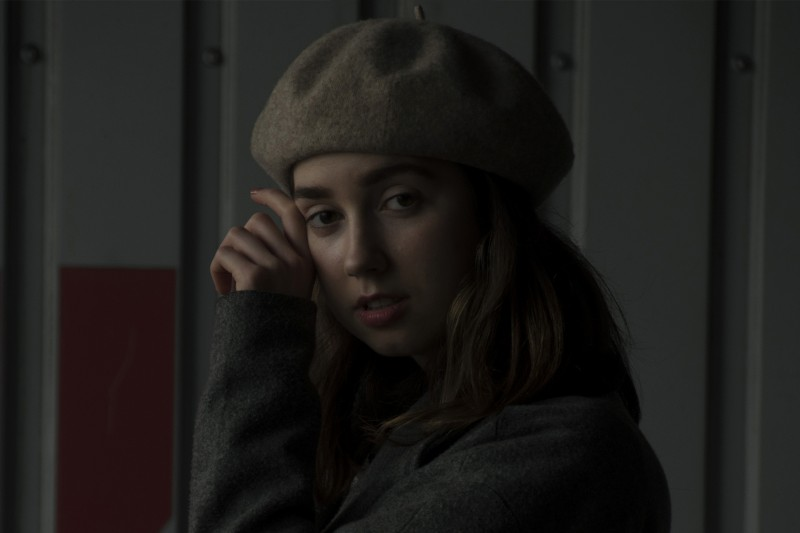
%> input picture clase09_aplicacion/imagen1(1).jpg, 800 x 533 px
$ octave histograma.m   (GNU Octave 9; MATLAB toolbox functions it lacks are replaced by stand-ins)
%> lines starting %> are read from the running program, lines starting %| are printed output that depends on the picture
clear all
close all
clc

img = imread("imagen1(1).jpg");
%> img is the input picture: size 533x800x3 uint8; mean R, G, B 30.7, 29.1, 27.1

%% histograma de cada canal
figure(1);
subplot(3,1,1);
imhist(img(:,:,1)); % canal r
subplot(3,1,2);
imhist(img(:,:,2)); % canal g
subplot(3,1,3);
imhist(img(:,:,3)); % canal b
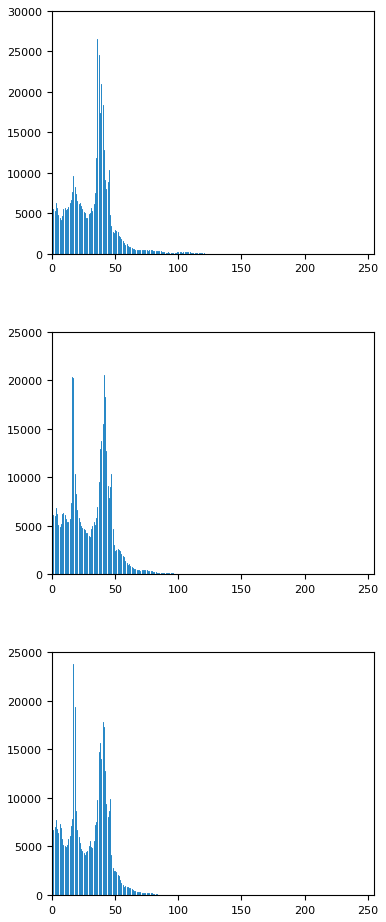
%> figure redrawn from the program's plot data, 3 panels; panel 1: highest point at x = 36, y = 26512; panel 2: highest point at x = 41, y = 20512; panel 3: highest point at x = 17, y = 23846

%% histograma ver imagen en escala de grises
img_gris = rgb2gray(img);
figure(2);
imhist(img_gris);
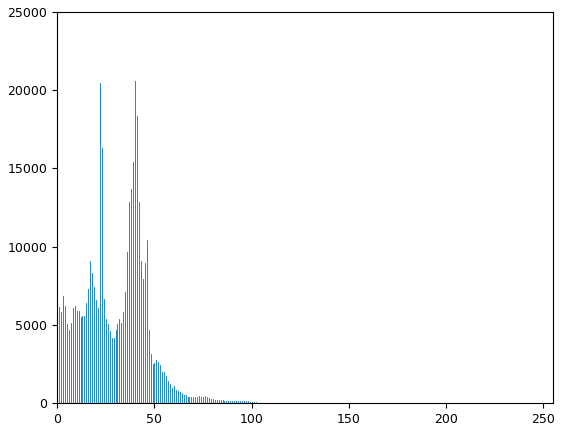
%> figure redrawn from the program's plot data; highest point at x = 40, y = 20599

$ run again, with clase09_aplicacion/rx_4(2).jpg copied over clase09_aplicacion/imagen1(1).jpg
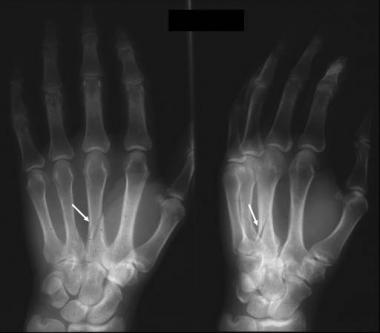
%> input picture clase09_aplicacion/rx_4(2).jpg, 380 x 333 px
%> img is the input picture: size 333x380x3 uint8; min 0, max 255, mean 54.1
%> `imhist(img(:,:,3));`:
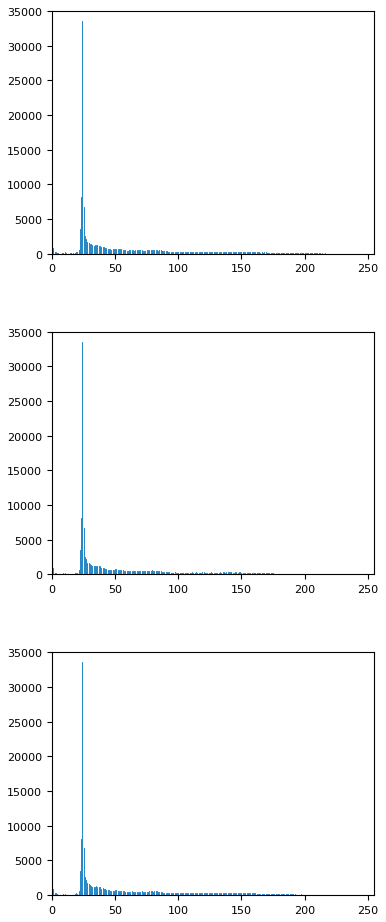
%> figure redrawn from the program's plot data, 3 panels; panel 1: highest point at x = 24, y = 33536
%> `imhist(img_gris);`:
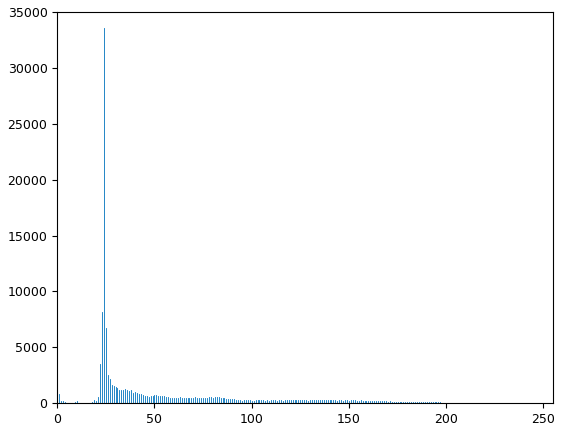
%> figure redrawn from the program's plot data; highest point at x = 24, y = 33536
